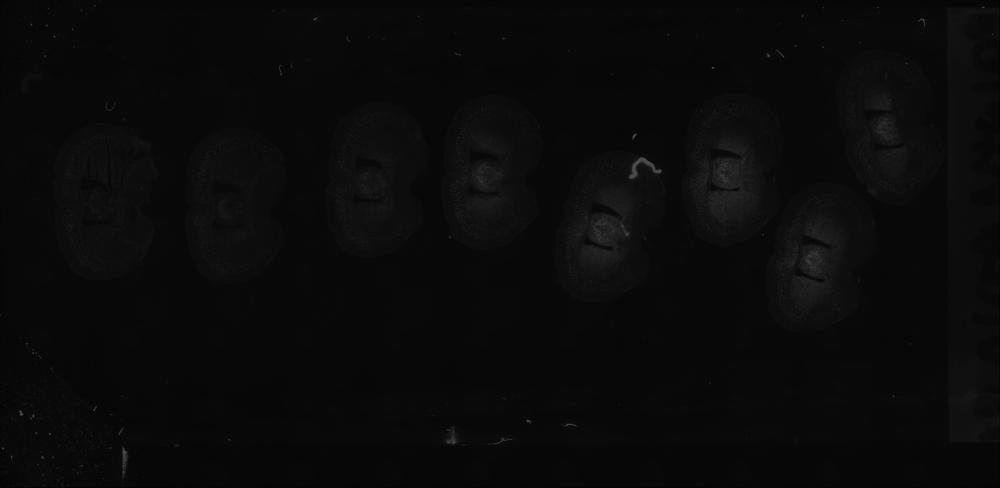
#> input picture uh.png, 1000 x 488 px, shrunk from 5120 x 2498 before the run
$ python -i image_crop_utils.py   (imports and definitions only)
#> lines starting #> are read from the running program, lines starting #| are printed output that depends on the picture; after the words box and inside, x2 and y2 are one past the last pixel; in counts of white or black regions, pixels touching at a corner belong together
#> further down, picture is the input picture: shape (488, 1000, 3); min 2, max 85, mean 9.9
from typing import Iterable
import cv2 as cv
import numpy as np
from PIL import Image

from cv2.typing import MatLike, Rect

from .colors import ColorGenerator

params: dict = {
    "blur_kernel_dim": 7,
    "morphological_iterations": 8,
    "morph_kernel_dim": 6,
    "thresh": 0,
    "pad": 50,
    "n_sections": 6,
    "deg_rot": 5,
}

# This will convert rects of the form (x, y, w, h) to (x1, y1, x2, y2)
# xywh_to_cornerpts = lambda rect: (
#     rect[0],
#     rect[1],
#     (rect[0] + rect[2]),
#     (rect[1] + rect[3]),
# )

def xywh_to_cornerpts(rect: tuple[int, int, int, int]) -> tuple[int, int, int, int]:
    x, y, w, h = rect
    x1, y1 = x, y
    x2, y2 = x+w, y+h

    # ensure x1, y1 is less than x2, y2
    return min(x1, x2), min(y1, y2), max(x1, x2), max(y1, y2)


pad_rect = lambda rect, pad: (
    rect[0] - pad,
    rect[1] - pad,
    rect[2] + pad,
    rect[3] + pad,
)


def load_img_array(ipath: str) -> np.ndarray:
    """load image path as ndarray"""
    return np.asarray(Image.open(ipath))  # use PIL to open, then return the array


# wrapper functions
def erode(img: np.ndarray, iterations: int = 2, kernel_size: int = 3) -> np.ndarray:
    """applies erosion according to the specified parameters"""
    kernel = np.ones((kernel_size, kernel_size), np.uint8)
    img = cv.erode(img, kernel, iterations=iterations, anchor=(1, 1))
    return img


def dilate(img: np.ndarray, iterations: int = 2, kernel_size: int = 3) -> np.ndarray:
    """applies erosion according to the specified parameters"""
#> called with iterations = 8, kernel_size = 6
    kernel = np.ones((kernel_size, kernel_size), np.uint8)
    img = cv.dilate(img, kernel, iterations=iterations, anchor=(1, 1))
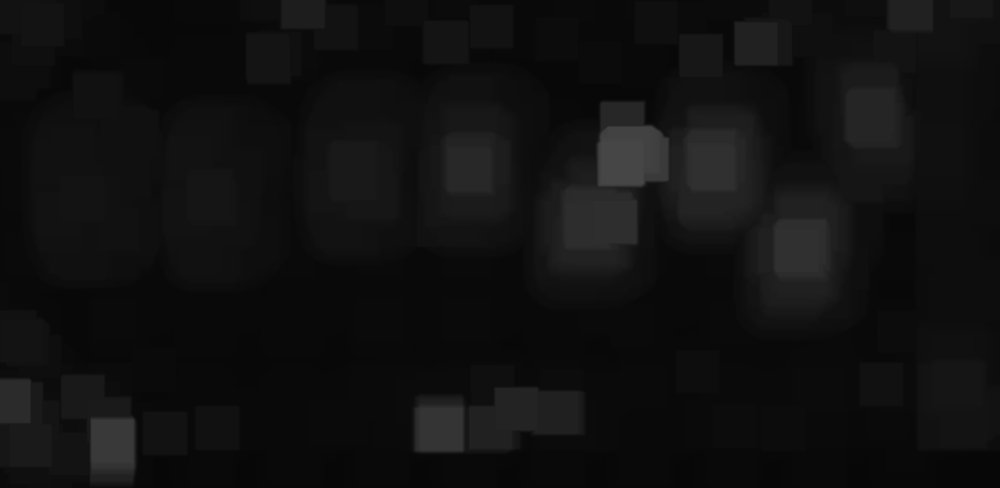
#> img: shape (488, 1000); min 7, max 70, mean 16.3
    return img


def _generate_thresholded_image(image: np.ndarray, params: dict = params) -> np.ndarray:
    """
    runs source image through:
    ----
    * `cv.GaussianBlur`
    * dilation
    * erosion
    * thresholding (`cv.threshold` with Otsu's method)
    """

    # blank: np.ndarray = image.copy()
    # if not greyscale already -- convert to grey
    if image.ndim == 3:
        image = cv.cvtColor(image, cv.COLOR_RGB2GRAY)

    image = cv.GaussianBlur(
        image, ksize=(params["blur_kernel_dim"], params["blur_kernel_dim"]), sigmaX=0
    )

    # dilation to fill in holes, then erosion to restore the original bounds
    image = dilate(
        image,
        iterations=params["morphological_iterations"],
        kernel_size=params["morph_kernel_dim"],
    )
    image = erode(
        image,
        iterations=params["morphological_iterations"],
        kernel_size=params["morph_kernel_dim"],
    )

    # to this day I have no idea what the first item cv.threshold returns is
    _, thresh = cv.threshold(image, params["thresh"], 255, cv.THRESH_OTSU)
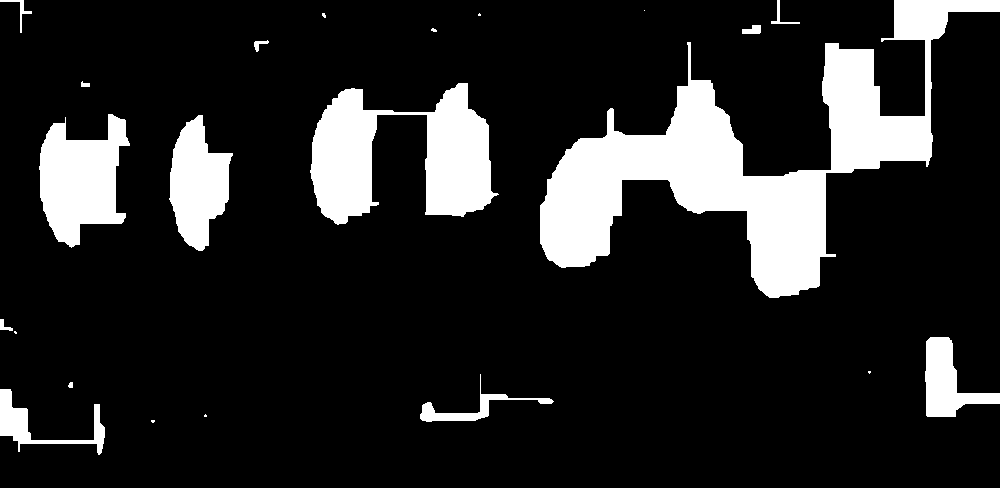
#> thresh: shape (488, 1000); 15.1% white; 22 white regions (8 under 20 px)

    return thresh

def generate_crop_rects(image: np.ndarray, params: dict = params) -> list["MatLike"]:
    thresh = _generate_thresholded_image(image, params)

    # hierarchy might be useful at some point but not now
    contours, _ = cv.findContours(thresh, cv.RETR_TREE, cv.CHAIN_APPROX_SIMPLE)
#> contours = 22 contours, 9 with area under 20; largest, box (x1, y1, x2, y2) and area: (540, 0, 1000, 298) 38946, (310, 83, 499, 225) 13762, (39, 114, 130, 248) 7506, (169, 115, 233, 251) 5251, (925, 337, 1000, 417) 2691

    # take the 10 largest contours -- never gonna have more than 10 sections per slide
    contours = sorted(contours, key=cv.contourArea, reverse=True)[:params["n_sections"]]
#> contours = 6 contours; box (x1, y1, x2, y2) and area: (540, 0, 1000, 298) 38946, (310, 83, 499, 225) 13762, (39, 114, 130, 248) 7506, (169, 115, 233, 251) 5251, (925, 337, 1000, 417) 2691, (0, 389, 105, 455) 1600
    # I love list comprehension
    hulls: list["MatLike"] = [cv.convexHull(c) for c in contours]
#> hulls = 6 contours; box (x1, y1, x2, y2) and area: (540, 0, 1000, 298) 89258, (310, 83, 499, 225) 22608, (39, 114, 130, 248) 9933, (169, 115, 233, 251) 6128, (0, 389, 105, 455) 5614, (925, 337, 1000, 417) 4094

    rects: list["Rect"] = [cv.boundingRect(h) for h in hulls]
#> rects = [(540, 0, 460, 298), (310, 83, 189, 142), (39, 114, 91, 134), (169, 115, 64, 136), (925, 337, 75, 80), (0, 389, 105, 66)]
    rects = [xywh_to_cornerpts(rect) for rect in rects]
#> rects = [(540, 0, 1000, 298), (310, 83, 499, 225), (39, 114, 130, 248), (169, 115, 233, 251), (925, 337, 1000, 417), (0, 389, 105, 455)]
    rects = [pad_rect(rect, params['pad']) for rect in rects]
#> rects = [(490, -50, 1050, 348), (260, 33, 549, 275), (-11, 64, 180, 298), (119, 65, 283, 301), (875, 287, 1050, 467), (-50, 339, 155, 505)]
    # doing inline returns gives me bad vibes tbh
    return rects


# [66 lines left out: functions draw_rects, crop_rect, get_cropped_images, rotate_image, not called in this run]

>>> import cv2
>>> picture = cv2.cvtColor(cv2.imread('../uh.png'), cv2.COLOR_BGR2RGB)
>>> result = generate_crop_rects(picture)
#> result has the same summary as rects in generate_crop_rects
